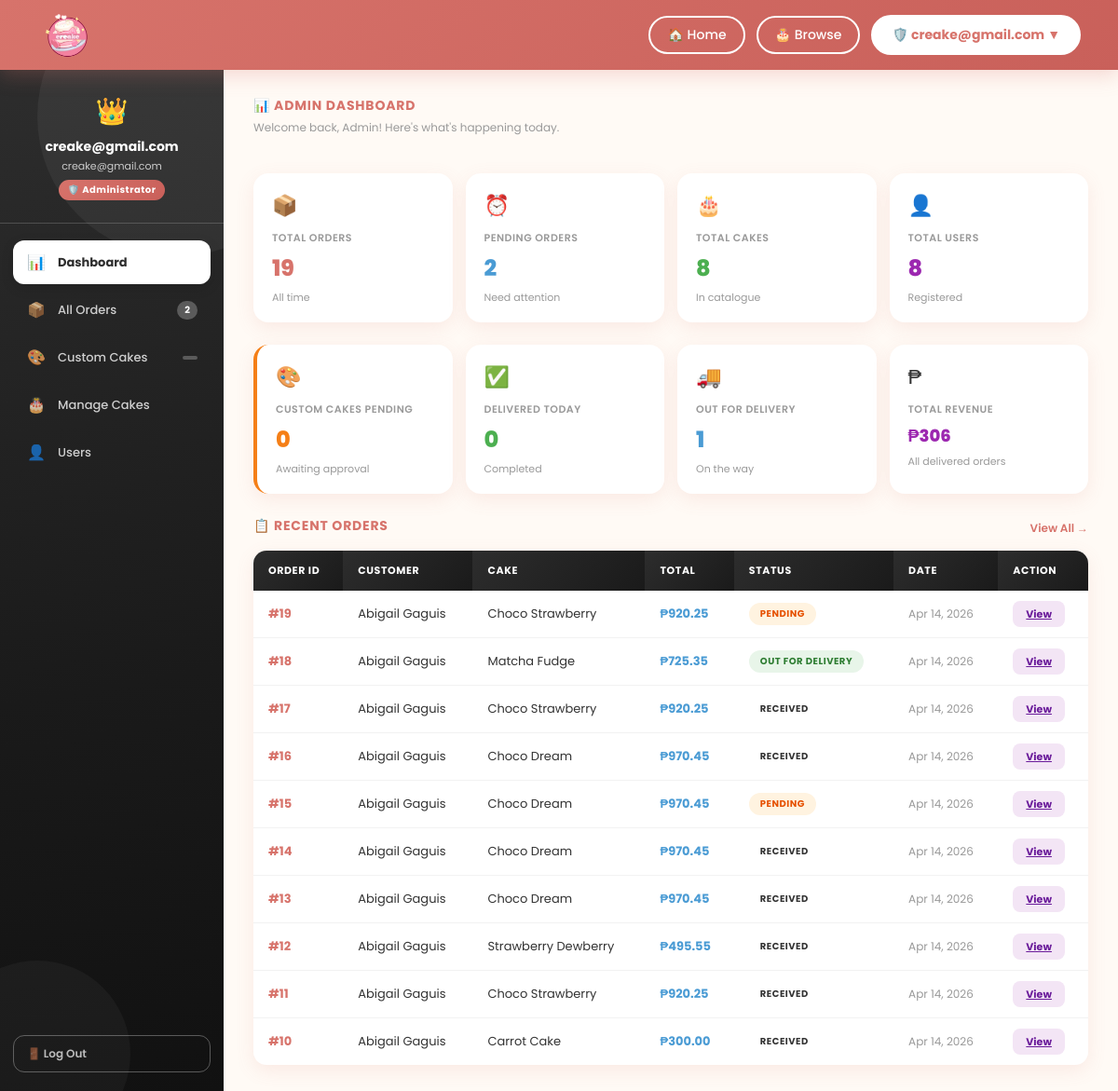
Before: /admin-panel/ (signed in) with the older database file.
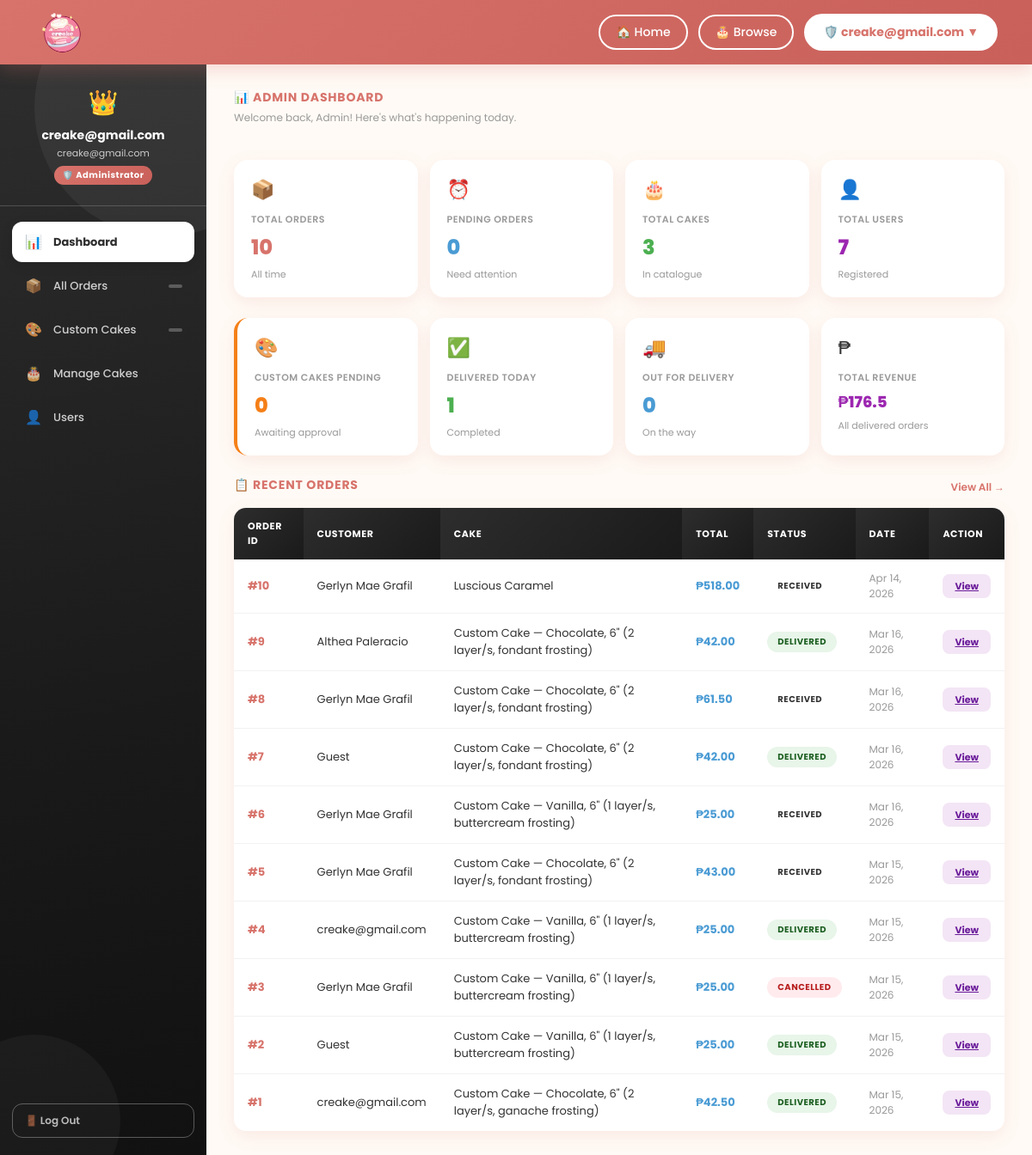
After: the same page with the newer database file.
### creake/models.py (models this page shows, shortened)
class Order(models.Model):
    STATUS_CHOICES = [
        ('pending', 'Pending'),
        ('paid', 'Paid'),
        ('baking', 'Baking'),
        ('out_for_delivery', 'Out for Delivery'),
        ('delivered', 'Delivered'),
        ('received', 'Received'),
        ('cancelled', 'Cancelled'),
    ]
    CUSTOM_STATUS_CHOICES = [
        ('none', 'Not a Custom Cake'),
        ('pending', 'Pending Approval'),
        ('approved', 'Approved'),
        ('rejected', 'Rejected'),
    ]
    user       = models.ForeignKey(User, on_delete=models.CASCADE, null=True, blank=True)
    cake_name  = models.CharField(max_length=100, default='')
    quantity   = models.IntegerField(default=1)
    total      = models.DecimalField(max_digits=8, decimal_places=2, default=0)
    address    = models.TextField(default='')
    city       = models.CharField(max_length=100, default='')
    zip_code   = models.CharField(max_length=20, default='')
    status     = models.CharField(max_length=50, default='pending', choices=STATUS_CHOICES)
    phone = models.CharField(max_length=20, blank=True, default='')
    is_custom_cake  = models.BooleanField(default=False)
    custom_status   = models.CharField(max_length=20, choices=CUSTOM_STATUS_CHOICES, default='none')
    created_at        = models.DateTimeField(auto_now_add=True)
    paid_at           = models.DateTimeField(null=True, blank=True)
    baking_at         = models.DateTimeField(null=True, blank=True)
    delivered_at      = models.DateTimeField(null=True, blank=True)
    received_at       = models.DateTimeField(null=True, blank=True)
    rider_name        = models.CharField(max_length=100, blank=True, null=True)
    estimated_arrival = models.CharField(max_length=100, blank=True, null=True)
    step              = models.IntegerField(default=0)
    special_instructions = models.TextField(blank=True, null=True)
    class Meta:
        ordering = ['-created_at']
    def get_status_display(self):
        return dict(self.STATUS_CHOICES).get(self.status, 'Unknown')

### creake/views.py (the view)
# urls.py: path('admin-panel/', views.admin_dashboard, name='admin_dashboard'),
@login_required
@user_passes_test(is_admin, login_url='creake:index')
def admin_dashboard(request):
    today = date.today()
    total_orders = Order.objects.count()
    pending_orders = Order.objects.filter(status='pending').count()
    total_cakes = Cake.objects.count()
    total_users = User.objects.filter(is_staff=False).count()
    pending_custom = Order.objects.filter(is_custom_cake=True, custom_status='pending').count()
    delivered_today = Order.objects.filter(status='delivered', delivered_at__date=today).count()
    out_for_delivery = Order.objects.filter(status='out_for_delivery').count()
    total_revenue = Order.objects.filter(status='delivered').aggregate(total=Sum('total'))['total'] or 0
    recent_orders = Order.objects.select_related('user').order_by('-created_at')[:10]
    pending_custom_list = Order.objects.filter(
        is_custom_cake=True, custom_status='pending'
    ).select_related('user').order_by('-created_at')[:5]
    context = {
        'total_orders': total_orders, 'pending_orders': pending_orders,
        'total_cakes': total_cakes, 'total_users': total_users,
        'pending_custom': pending_custom, 'delivered_today': delivered_today,
        'out_for_delivery': out_for_delivery, 'total_revenue': total_revenue,
        'recent_orders': recent_orders, 'pending_custom_list': pending_custom_list,
        'pending_orders_count': pending_orders, 'pending_custom_count': pending_custom,
    }
    return render(request, 'creake/admin_dashboard.html', context)

### creake/views.py (called while the page is built)
def is_admin(user):
    return user.is_authenticated and user.is_staff

### creake/templates/creake/admin_dashboard.html (shortened to what the changed rows need)
{% extends 'creake/base_admin.html' %}
{% block content %}
<div class="stats-row">
  <div class="stat-card">
    <div class="stat-icon">&#128230;</div>
    <div class="stat-label">Total Orders</div>
    <div class="stat-value">{{ total_orders }}</div>
    <div class="stat-sub">All time</div>
  </div>
  <div class="stat-card blue">
    <div class="stat-icon">&#9200;</div>
    <div class="stat-label">Pending Orders</div>
    <div class="stat-value">{{ pending_orders }}</div>
    <div class="stat-sub">Need attention</div>
  </div>
  <div class="stat-card green">
    <div class="stat-icon">&#127874;</div>
    <div class="stat-label">Total Cakes</div>
    <div class="stat-value">{{ total_cakes }}</div>
    <div class="stat-sub">In catalogue</div>
  </div>
  <div class="stat-card purple">
    <div class="stat-icon">&#128100;</div>
    <div class="stat-label">Total Users</div>
    <div class="stat-value">{{ total_users }}</div>
    <div class="stat-sub">Registered</div>
  </div>
</div>
<div class="stats-row" style="margin-top:0;">
  <div class="stat-card green">
    <div class="stat-icon">&#9989;</div>
    <div class="stat-label">Delivered Today</div>
    <div class="stat-value">{{ delivered_today }}</div>
    <div class="stat-sub">Completed</div>
  </div>
  <div class="stat-card blue">
    <div class="stat-icon">&#128666;</div>
    <div class="stat-label">Out for Delivery</div>
    <div class="stat-value">{{ out_for_delivery }}</div>
    <div class="stat-sub">On the way</div>
  </div>
  <div class="stat-card purple">
    <div class="stat-icon">&#8369;</div>
    <div class="stat-label">Total Revenue</div>
    <div class="stat-value" style="font-size:18px;">&#8369;{{ total_revenue }}</div>
    <div class="stat-sub">All delivered orders</div>
  </div>
</div>
<div>
  {% if recent_orders %}
  <table class="admin-table">
    <thead>
      <tr>
        <th>Order ID</th>
        <th>Customer</th>
        <th>Cake</th>
        <th>Total</th>
        <th>Status</th>
        <th>Date</th>
        <th>Action</th>
      </tr>
    </thead>
    <tbody>
      {% for order in recent_orders %}
      <tr>
        <td><strong style="color:var(--coral);">#{{ order.id }}</strong></td>
        <td>
          {% if order.user %}
            {% if order.user.get_full_name %}
              {{ order.user.get_full_name }}
            {% else %}
              {{ order.user.username }}
            {% endif %}
          {% else %}
            Guest
          {% endif %}
        </td>
        <td>{{ order.cake_name }}</td>
        <td><strong style="color:var(--blue-dark);">&#8369;{{ order.total }}</strong></td>
        <td>
          <span class="badge
            {% if order.status == 'pending' %}badge-pending
            {% elif order.status == 'paid' %}badge-paid
            {% elif order.status == 'baking' %}badge-baking
            {% elif order.status == 'out_for_delivery' %}badge-delivery
            {% elif order.status == 'delivered' %}badge-delivered
            {% elif order.status == 'cancelled' %}badge-cancelled
            {% endif %}">
            {{ order.get_status_display }}
          </span>
        </td>
        <td style="color:var(--text-muted);font-size:12px;">{{ order.created_at|date:"M d, Y" }}</td>
        <td>
          <a href="{% url 'creake:admin_order_detail' order.id %}" class="btn-action btn-view">View</a>
        </td>
      </tr>
      {% endfor %}
    </tbody>
  </table>
  {% else %}
  <div class="admin-empty">
    <div class="empty-icon">&#128230;</div>
    <p>No orders yet.</p>
  </div>
  {% endif %}
</div>
{% endblock %}

### creake/templates/creake/base_admin.html (shortened to what this page needs)
{% load static %}
<!DOCTYPE html>
<html lang="en">
<head>
<link rel="stylesheet" href="{% static 'creake/css/dashboard.css' %}">
</head>
<body>
<header class="site-header">
  <div class="header-logo">
    <a href="{% url 'creake:index' %}">
      <img src="{% static 'creake/images/creaked.png' %}" alt="CREAKE">
    </a>
  </div>
  <nav class="header-nav">
    <a href="{% url 'creake:index' %}">&#127968; Home</a>
    <a href="{% url 'creake:index' %}#main-content">&#127874; Browse</a>
    <div class="user-dropdown-wrap">
      <button class="user-nav-btn" onclick="toggleDropdown()">
        &#128737;&#65039; {{ request.user.first_name|default:request.user.username }} &#9660;
      </button>
    </div>
  </nav>
</header>
<div class="db-page">
  <aside class="db-side">
    <div class="side-avatar">
      <div class="admin-crown">&#128081;</div>
      <h3>{{ request.user.get_full_name|default:request.user.username }}</h3>
      <span>{{ request.user.email }}</span>
      <div class="side-badge">&#128737;&#65039; Administrator</div>
    </div>
    <nav class="side-nav">
      <a class="nav-item {% block nav_dashboard %}{% endblock %}" href="{% url 'creake:admin_dashboard' %}">
        <span class="nav-icon">&#128202;</span> Dashboard
      </a>
      <a class="nav-item {% block nav_orders %}{% endblock %}" href="{% url 'creake:admin_orders' %}">
        <span class="nav-icon">&#128230;</span> All Orders
        <span class="nav-badge">{{ pending_orders_count|default:"" }}</span>
      </a>
      <a class="nav-item {% block nav_custom_cakes %}{% endblock %}" href="{% url 'creake:admin_custom_cakes' %}">
        <span class="nav-icon">&#127912;</span> Custom Cakes
        <span class="nav-badge">{{ pending_custom_count|default:"" }}</span>
      </a>
      <a class="nav-item {% block nav_cakes %}{% endblock %}" href="{% url 'creake:admin_cakes' %}">
        <span class="nav-icon">&#127874;</span> Manage Cakes
      </a>
      <a class="nav-item {% block nav_users %}{% endblock %}" href="{% url 'creake:admin_users' %}">
        <span class="nav-icon">&#128100;</span> Users
      </a>
    </nav>
    <div class="side-bottom">
      <form method="post" action="{% url 'creake:logout' %}" style="margin:0;">
        <button type="submit" class="side-logout">&#128682; Log Out</button>
      </form>
    </div>
  </aside>
  <main class="db-main">
    <div class="db-body">
      {% block content %}{% endblock %}
    </div>
  </main>
</div>
</body>
</html>

Changed rows visible on the page:
removed Order: id "19", user.get_full_name "Abigail Gaguis", cake_name "Choco Strawberry", total "920.25", status "PENDING", created_at "Apr 14, 2026"
removed Order: id "18", user.get_full_name "Abigail Gaguis", cake_name "Matcha Fudge", total "725.35", status "OUT FOR DELIVERY", created_at "Apr 14, 2026"
removed Order: id "17", user.get_full_name "Abigail Gaguis", cake_name "Choco Strawberry", total "920.25", status "RECEIVED", created_at "Apr 14, 2026"
removed Order: id "16", user.get_full_name "Abigail Gaguis", cake_name "Choco Dream", total "970.45", status "RECEIVED", created_at "Apr 14, 2026"
removed Order: id "15", user.get_full_name "Abigail Gaguis", cake_name "Choco Dream", total "970.45", status "PENDING", created_at "Apr 14, 2026"
removed Order: id "14", user.get_full_name "Abigail Gaguis", cake_name "Choco Dream", total "970.45", status "RECEIVED", created_at "Apr 14, 2026"
removed Order: id "13", user.get_full_name "Abigail Gaguis", cake_name "Choco Dream", total "970.45", status "RECEIVED", created_at "Apr 14, 2026"
removed Order: id "12", user.get_full_name "Abigail Gaguis", cake_name "Strawberry Dewberry", total "495.55", status "RECEIVED", created_at "Apr 14, 2026"
removed Order: id "11", user.get_full_name "Abigail Gaguis", cake_name "Choco Strawberry", total "920.25", status "RECEIVED", created_at "Apr 14, 2026"
changed Order id 10: user.get_full_name "Abigail Gaguis" → "Gerlyn Mae Grafil"; cake_name "Carrot Cake" → "Luscious Caramel"; total "300.00" → "518.00"
now on this page (row edited): Order: id "9", user.get_full_name "Althea Paleracio", cake_name "Custom Cake — Chocolate, 6\" (2 layer/s, fondant frosting)", total "42.00", status "DELIVERED", created_at "Mar 16, 2026"
now on this page (row edited): Order: id "8", user.get_full_name "Gerlyn Mae Grafil", cake_name "Custom Cake — Chocolate, 6\" (2 layer/s, fondant frosting)", total "61.50", status "RECEIVED", created_at "Mar 16, 2026"
now on this page (row unchanged): Order: id "7", shows "Guest", cake_name "Custom Cake — Chocolate, 6\" (2 layer/s, fondant frosting)", total "42.00", status "DELIVERED", created_at "Mar 16, 2026"
now on this page (row edited): Order: id "6", user.get_full_name "Gerlyn Mae Grafil", cake_name "Custom Cake — Vanilla, 6\" (1 layer/s, buttercream frosting)", total "25.00", status "RECEIVED", created_at "Mar 16, 2026"
now on this page (row edited): Order: id "5", user.get_full_name "Gerlyn Mae Grafil", cake_name "Custom Cake — Chocolate, 6\" (2 layer/s, fondant frosting)", total "43.00", status "RECEIVED", created_at "Mar 15, 2026"
now on this page (row unchanged): Order: id "4", user.username "creake@gmail.com", cake_name "Custom Cake — Vanilla, 6\" (1 layer/s, buttercream frosting)", total "25.00", status "DELIVERED", created_at "Mar 15, 2026"
now on this page (row unchanged): Order: id "3", user.get_full_name "Gerlyn Mae Grafil", cake_name "Custom Cake — Vanilla, 6\" (1 layer/s, buttercream frosting)", total "25.00", status "CANCELLED", created_at "Mar 15, 2026"
now on this page (row unchanged): Order: id "2", shows "Guest", cake_name "Custom Cake — Vanilla, 6\" (1 layer/s, buttercream frosting)", total "25.00", status "DELIVERED", created_at "Mar 15, 2026"
now on this page (row unchanged): Order: id "1", user.username "creake@gmail.com", cake_name "Custom Cake — Chocolate, 6\" (2 layer/s, ganache frosting)", total "42.50", status "DELIVERED", created_at "Mar 15, 2026"
Other visible differences:
{{ total_orders }}: "19" → "10"
{{ pending_orders }}: "2" → "0"
{{ total_cakes }}: "8" → "3"
{{ total_users }}: "8" → "7"
{{ delivered_today }}: "0" → "1"
{{ out_for_delivery }}: "1" → "0"
{{ total_revenue }}: "306" → "176.5"
{{ pending_orders_count|default:"" }}: "2" → (not shown)
